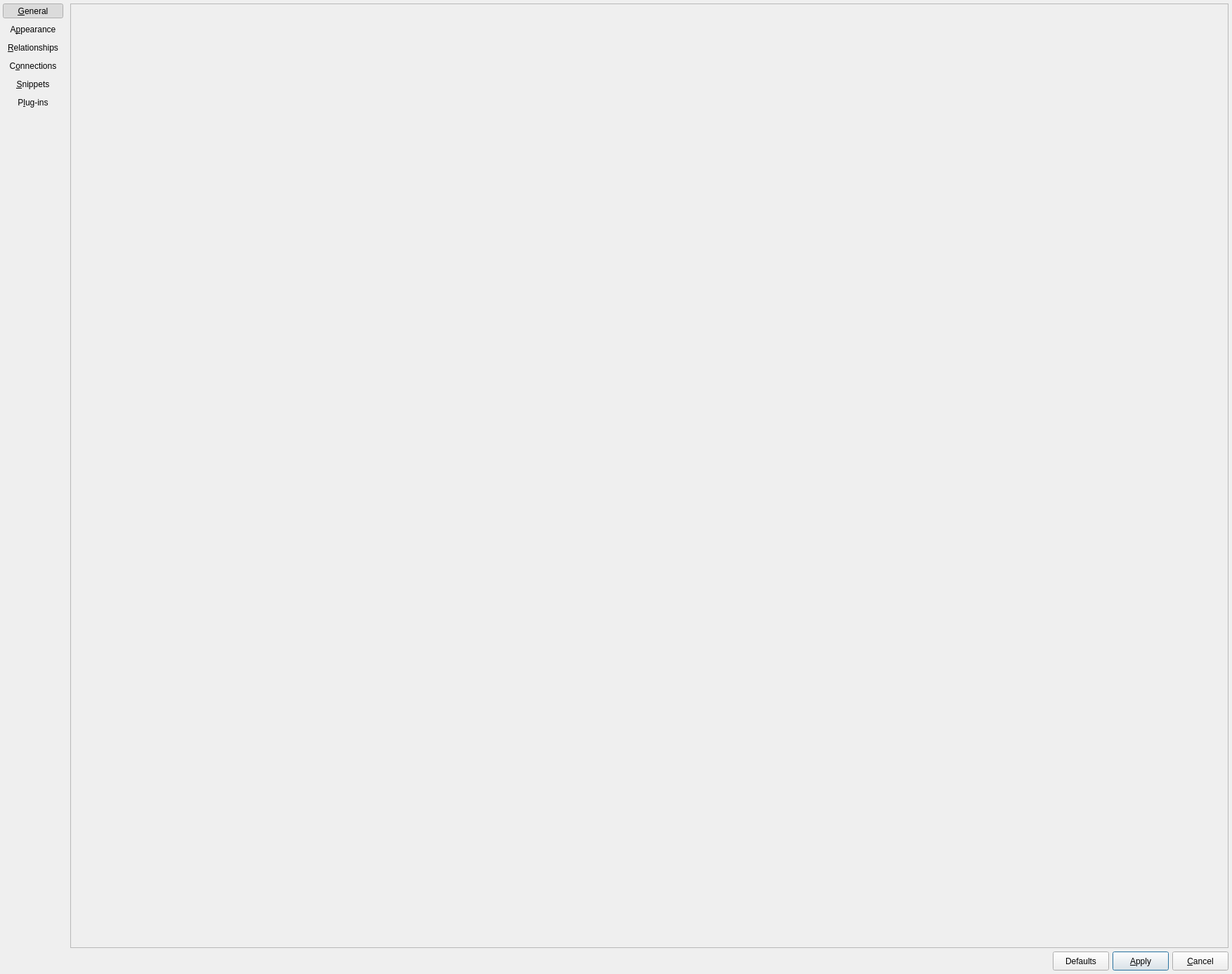
<?xml version="1.0" encoding="UTF-8"?>
<ui version="4.0">
 <class>ConfigurationForm</class>
 <widget class="QDialog" name="ConfigurationForm">
  <property name="windowModality">
   <enum>Qt::WindowModality::ApplicationModal</enum>
  </property>
  <property name="geometry">
   <rect>
    <x>0</x>
    <y>0</y>
    <width>1753</width>
    <height>1386</height>
   </rect>
  </property>
  <property name="sizePolicy">
   <sizepolicy hsizetype="Fixed" vsizetype="Fixed">
    <horstretch>0</horstretch>
    <verstretch>0</verstretch>
   </sizepolicy>
  </property>
  <property name="minimumSize">
   <size>
    <width>600</width>
    <height>400</height>
   </size>
  </property>
  <property name="windowTitle">
   <string>pgModeler settings</string>
  </property>
  <property name="windowIcon">
   <iconset resource="../../../../priv-plugins/res/logoicons.qrc">
    <normaloff>:/icons/icons/pgmodeler_logo.png</normaloff>:/icons/icons/pgmodeler_logo.png</iconset>
  </property>
  <layout class="QGridLayout" name="gridLayout_2">
   <property name="leftMargin">
    <number>0</number>
   </property>
   <property name="topMargin">
    <number>0</number>
   </property>
   <property name="rightMargin">
    <number>5</number>
   </property>
   <property name="bottomMargin">
    <number>5</number>
   </property>
   <property name="spacing">
    <number>5</number>
   </property>
   <item row="2" column="0" colspan="4">
    <layout class="QHBoxLayout" name="horizontalLayout">
     <property name="spacing">
      <number>5</number>
     </property>
     <property name="sizeConstraint">
      <enum>QLayout::SizeConstraint::SetDefaultConstraint</enum>
     </property>
     <property name="leftMargin">
      <number>5</number>
     </property>
     <property name="rightMargin">
      <number>0</number>
     </property>
     <item>
      <widget class="QLabel" name="pgmodeler_name_lbl">
       <property name="sizePolicy">
        <sizepolicy hsizetype="Preferred" vsizetype="Fixed">
         <horstretch>0</horstretch>
         <verstretch>0</verstretch>
        </sizepolicy>
       </property>
       <property name="maximumSize">
        <size>
         <width>180</width>
         <height>35</height>
        </size>
       </property>
       <property name="text">
        <string/>
       </property>
       <property name="pixmap">
        <pixmap resource="../../res/resources.qrc">:/images/images/pgmodeler_name.png</pixmap>
       </property>
       <property name="scaledContents">
        <bool>true</bool>
       </property>
      </widget>
     </item>
     <item>
      <spacer name="hspacer">
       <property name="orientation">
        <enum>Qt::Orientation::Horizontal</enum>
       </property>
       <property name="sizeType">
        <enum>QSizePolicy::Policy::Expanding</enum>
       </property>
       <property name="sizeHint" stdset="0">
        <size>
         <width>200</width>
         <height>27</height>
        </size>
       </property>
      </spacer>
     </item>
     <item>
      <widget class="QPushButton" name="defaults_btn">
       <property name="sizePolicy">
        <sizepolicy hsizetype="Preferred" vsizetype="Preferred">
         <horstretch>0</horstretch>
         <verstretch>0</verstretch>
        </sizepolicy>
       </property>
       <property name="maximumSize">
        <size>
         <width>16777215</width>
         <height>16777215</height>
        </size>
       </property>
       <property name="text">
        <string>Defaults</string>
       </property>
       <property name="icon">
        <iconset resource="../../res/resources.qrc">
         <normaloff>:/icons/icons/defaults.png</normaloff>:/icons/icons/defaults.png</iconset>
       </property>
       <property name="iconSize">
        <size>
         <width>28</width>
         <height>28</height>
        </size>
       </property>
       <property name="autoDefault">
        <bool>false</bool>
       </property>
       <property name="default">
        <bool>false</bool>
       </property>
      </widget>
     </item>
     <item>
      <widget class="QPushButton" name="apply_btn">
       <property name="sizePolicy">
        <sizepolicy hsizetype="Preferred" vsizetype="Preferred">
         <horstretch>0</horstretch>
         <verstretch>0</verstretch>
        </sizepolicy>
       </property>
       <property name="maximumSize">
        <size>
         <width>16777215</width>
         <height>16777215</height>
        </size>
       </property>
       <property name="text">
        <string>&amp;Apply</string>
       </property>
       <property name="icon">
        <iconset resource="../../res/resources.qrc">
         <normaloff>:/icons/icons/confirm.png</normaloff>:/icons/icons/confirm.png</iconset>
       </property>
       <property name="iconSize">
        <size>
         <width>28</width>
         <height>28</height>
        </size>
       </property>
       <property name="default">
        <bool>true</bool>
       </property>
      </widget>
     </item>
     <item>
      <widget class="QPushButton" name="cancel_btn">
       <property name="sizePolicy">
        <sizepolicy hsizetype="Preferred" vsizetype="Preferred">
         <horstretch>0</horstretch>
         <verstretch>0</verstretch>
        </sizepolicy>
       </property>
       <property name="maximumSize">
        <size>
         <width>16777215</width>
         <height>16777215</height>
        </size>
       </property>
       <property name="text">
        <string>&amp;Cancel</string>
       </property>
       <property name="icon">
        <iconset resource="../../res/resources.qrc">
         <normaloff>:/icons/icons/cancel.png</normaloff>:/icons/icons/cancel.png</iconset>
       </property>
       <property name="iconSize">
        <size>
         <width>28</width>
         <height>28</height>
        </size>
       </property>
       <property name="flat">
        <bool>false</bool>
       </property>
      </widget>
     </item>
    </layout>
   </item>
   <item row="0" column="2">
    <spacer name="verticalSpacer_2">
     <property name="orientation">
      <enum>Qt::Orientation::Vertical</enum>
     </property>
     <property name="sizeType">
      <enum>QSizePolicy::Policy::Fixed</enum>
     </property>
     <property name="sizeHint" stdset="0">
      <size>
       <width>20</width>
       <height>0</height>
      </size>
     </property>
    </spacer>
   </item>
   <item row="0" column="0" rowspan="2">
    <widget class="QWidget" name="bnts_parent_wgt" native="true">
     <property name="sizePolicy">
      <sizepolicy hsizetype="Fixed" vsizetype="Expanding">
       <horstretch>0</horstretch>
       <verstretch>0</verstretch>
      </sizepolicy>
     </property>
     <property name="minimumSize">
      <size>
       <width>0</width>
       <height>0</height>
      </size>
     </property>
     <layout class="QGridLayout" name="gridLayout_9">
      <property name="leftMargin">
       <number>4</number>
      </property>
      <property name="topMargin">
       <number>5</number>
      </property>
      <property name="rightMargin">
       <number>5</number>
      </property>
      <property name="bottomMargin">
       <number>0</number>
      </property>
      <property name="spacing">
       <number>5</number>
      </property>
      <item row="5" column="0">
       <widget class="QToolButton" name="connections_tb">
        <property name="enabled">
         <bool>true</bool>
        </property>
        <property name="sizePolicy">
         <sizepolicy hsizetype="Preferred" vsizetype="Fixed">
          <horstretch>0</horstretch>
          <verstretch>0</verstretch>
         </sizepolicy>
        </property>
        <property name="minimumSize">
         <size>
          <width>0</width>
          <height>0</height>
         </size>
        </property>
        <property name="text">
         <string>C&amp;onnections</string>
        </property>
        <property name="icon">
         <iconset resource="../../res/resources.qrc">
          <normaloff>:/icons/icons/connection.png</normaloff>:/icons/icons/connection.png</iconset>
        </property>
        <property name="iconSize">
         <size>
          <width>32</width>
          <height>32</height>
         </size>
        </property>
        <property name="checkable">
         <bool>true</bool>
        </property>
        <property name="toolButtonStyle">
         <enum>Qt::ToolButtonStyle::ToolButtonTextUnderIcon</enum>
        </property>
        <property name="autoRaise">
         <bool>true</bool>
        </property>
       </widget>
      </item>
      <item row="7" column="0">
       <widget class="QToolButton" name="plugins_tb">
        <property name="enabled">
         <bool>true</bool>
        </property>
        <property name="sizePolicy">
         <sizepolicy hsizetype="Preferred" vsizetype="Fixed">
          <horstretch>0</horstretch>
          <verstretch>0</verstretch>
         </sizepolicy>
        </property>
        <property name="minimumSize">
         <size>
          <width>0</width>
          <height>0</height>
         </size>
        </property>
        <property name="text">
         <string>P&amp;lug-ins</string>
        </property>
        <property name="icon">
         <iconset resource="../../res/resources.qrc">
          <normaloff>:/icons/icons/plugins.png</normaloff>:/icons/icons/plugins.png</iconset>
        </property>
        <property name="iconSize">
         <size>
          <width>32</width>
          <height>32</height>
         </size>
        </property>
        <property name="checkable">
         <bool>true</bool>
        </property>
        <property name="toolButtonStyle">
         <enum>Qt::ToolButtonStyle::ToolButtonTextUnderIcon</enum>
        </property>
        <property name="autoRaise">
         <bool>true</bool>
        </property>
       </widget>
      </item>
      <item row="2" column="0">
       <widget class="QToolButton" name="relationships_tb">
        <property name="enabled">
         <bool>true</bool>
        </property>
        <property name="sizePolicy">
         <sizepolicy hsizetype="Preferred" vsizetype="Fixed">
          <horstretch>0</horstretch>
          <verstretch>0</verstretch>
         </sizepolicy>
        </property>
        <property name="minimumSize">
         <size>
          <width>0</width>
          <height>0</height>
         </size>
        </property>
        <property name="text">
         <string>&amp;Relationships</string>
        </property>
        <property name="icon">
         <iconset resource="../../res/resources.qrc">
          <normaloff>:/icons/icons/relationship.png</normaloff>:/icons/icons/relationship.png</iconset>
        </property>
        <property name="iconSize">
         <size>
          <width>32</width>
          <height>32</height>
         </size>
        </property>
        <property name="checkable">
         <bool>true</bool>
        </property>
        <property name="toolButtonStyle">
         <enum>Qt::ToolButtonStyle::ToolButtonTextUnderIcon</enum>
        </property>
        <property name="autoRaise">
         <bool>true</bool>
        </property>
       </widget>
      </item>
      <item row="0" column="0">
       <widget class="QToolButton" name="general_tb">
        <property name="enabled">
         <bool>true</bool>
        </property>
        <property name="sizePolicy">
         <sizepolicy hsizetype="Preferred" vsizetype="Fixed">
          <horstretch>0</horstretch>
          <verstretch>0</verstretch>
         </sizepolicy>
        </property>
        <property name="minimumSize">
         <size>
          <width>0</width>
          <height>0</height>
         </size>
        </property>
        <property name="text">
         <string>&amp;General</string>
        </property>
        <property name="icon">
         <iconset resource="../../res/resources.qrc">
          <normaloff>:/icons/icons/config.png</normaloff>:/icons/icons/config.png</iconset>
        </property>
        <property name="iconSize">
         <size>
          <width>32</width>
          <height>32</height>
         </size>
        </property>
        <property name="checkable">
         <bool>true</bool>
        </property>
        <property name="checked">
         <bool>true</bool>
        </property>
        <property name="toolButtonStyle">
         <enum>Qt::ToolButtonStyle::ToolButtonTextUnderIcon</enum>
        </property>
        <property name="autoRaise">
         <bool>true</bool>
        </property>
       </widget>
      </item>
      <item row="30" column="0">
       <spacer name="verticalSpacer">
        <property name="orientation">
         <enum>Qt::Orientation::Vertical</enum>
        </property>
        <property name="sizeHint" stdset="0">
         <size>
          <width>20</width>
          <height>40</height>
         </size>
        </property>
       </spacer>
      </item>
      <item row="6" column="0">
       <widget class="QToolButton" name="snippets_tb">
        <property name="enabled">
         <bool>true</bool>
        </property>
        <property name="sizePolicy">
         <sizepolicy hsizetype="Preferred" vsizetype="Fixed">
          <horstretch>0</horstretch>
          <verstretch>0</verstretch>
         </sizepolicy>
        </property>
        <property name="minimumSize">
         <size>
          <width>0</width>
          <height>0</height>
         </size>
        </property>
        <property name="text">
         <string>&amp;Snippets</string>
        </property>
        <property name="icon">
         <iconset resource="../../res/resources.qrc">
          <normaloff>:/icons/icons/codesnippet.png</normaloff>:/icons/icons/codesnippet.png</iconset>
        </property>
        <property name="iconSize">
         <size>
          <width>32</width>
          <height>32</height>
         </size>
        </property>
        <property name="checkable">
         <bool>true</bool>
        </property>
        <property name="toolButtonStyle">
         <enum>Qt::ToolButtonStyle::ToolButtonTextUnderIcon</enum>
        </property>
        <property name="autoRaise">
         <bool>true</bool>
        </property>
       </widget>
      </item>
      <item row="1" column="0">
       <widget class="QToolButton" name="appearance_tb">
        <property name="enabled">
         <bool>true</bool>
        </property>
        <property name="sizePolicy">
         <sizepolicy hsizetype="Preferred" vsizetype="Fixed">
          <horstretch>0</horstretch>
          <verstretch>0</verstretch>
         </sizepolicy>
        </property>
        <property name="minimumSize">
         <size>
          <width>0</width>
          <height>0</height>
         </size>
        </property>
        <property name="text">
         <string>A&amp;ppearance</string>
        </property>
        <property name="icon">
         <iconset resource="../../res/resources.qrc">
          <normaloff>:/icons/icons/appearance.png</normaloff>:/icons/icons/appearance.png</iconset>
        </property>
        <property name="iconSize">
         <size>
          <width>32</width>
          <height>32</height>
         </size>
        </property>
        <property name="checkable">
         <bool>true</bool>
        </property>
        <property name="toolButtonStyle">
         <enum>Qt::ToolButtonStyle::ToolButtonTextUnderIcon</enum>
        </property>
        <property name="autoRaise">
         <bool>true</bool>
        </property>
       </widget>
      </item>
     </layout>
    </widget>
   </item>
   <item row="1" column="1" colspan="3">
    <widget class="QFrame" name="frame">
     <property name="sizePolicy">
      <sizepolicy hsizetype="Preferred" vsizetype="Expanding">
       <horstretch>0</horstretch>
       <verstretch>0</verstretch>
      </sizepolicy>
     </property>
     <property name="frameShape">
      <enum>QFrame::Shape::StyledPanel</enum>
     </property>
     <property name="frameShadow">
      <enum>QFrame::Shadow::Raised</enum>
     </property>
     <layout class="QVBoxLayout" name="verticalLayout">
      <property name="spacing">
       <number>0</number>
      </property>
      <property name="leftMargin">
       <number>0</number>
      </property>
      <property name="topMargin">
       <number>0</number>
      </property>
      <property name="rightMargin">
       <number>0</number>
      </property>
      <property name="bottomMargin">
       <number>0</number>
      </property>
      <item>
       <widget class="QStackedWidget" name="confs_stw">
        <property name="sizePolicy">
         <sizepolicy hsizetype="Expanding" vsizetype="Expanding">
          <horstretch>0</horstretch>
          <verstretch>0</verstretch>
         </sizepolicy>
        </property>
        <property name="minimumSize">
         <size>
          <width>100</width>
          <height>0</height>
         </size>
        </property>
        <property name="maximumSize">
         <size>
          <width>16777215</width>
          <height>16777215</height>
         </size>
        </property>
        <property name="layoutDirection">
         <enum>Qt::LayoutDirection::LeftToRight</enum>
        </property>
        <property name="currentIndex">
         <number>-1</number>
        </property>
       </widget>
      </item>
     </layout>
    </widget>
   </item>
  </layout>
 </widget>
 <tabstops>
  <tabstop>general_tb</tabstop>
  <tabstop>appearance_tb</tabstop>
  <tabstop>relationships_tb</tabstop>
  <tabstop>connections_tb</tabstop>
  <tabstop>snippets_tb</tabstop>
  <tabstop>plugins_tb</tabstop>
  <tabstop>defaults_btn</tabstop>
  <tabstop>apply_btn</tabstop>
  <tabstop>cancel_btn</tabstop>
 </tabstops>
 <resources>
  <include location="../../res/resources.qrc"/>
  <include location="../../../../priv-plugins/res/logoicons.qrc"/>
 </resources>
 <connections/>
</ui>
